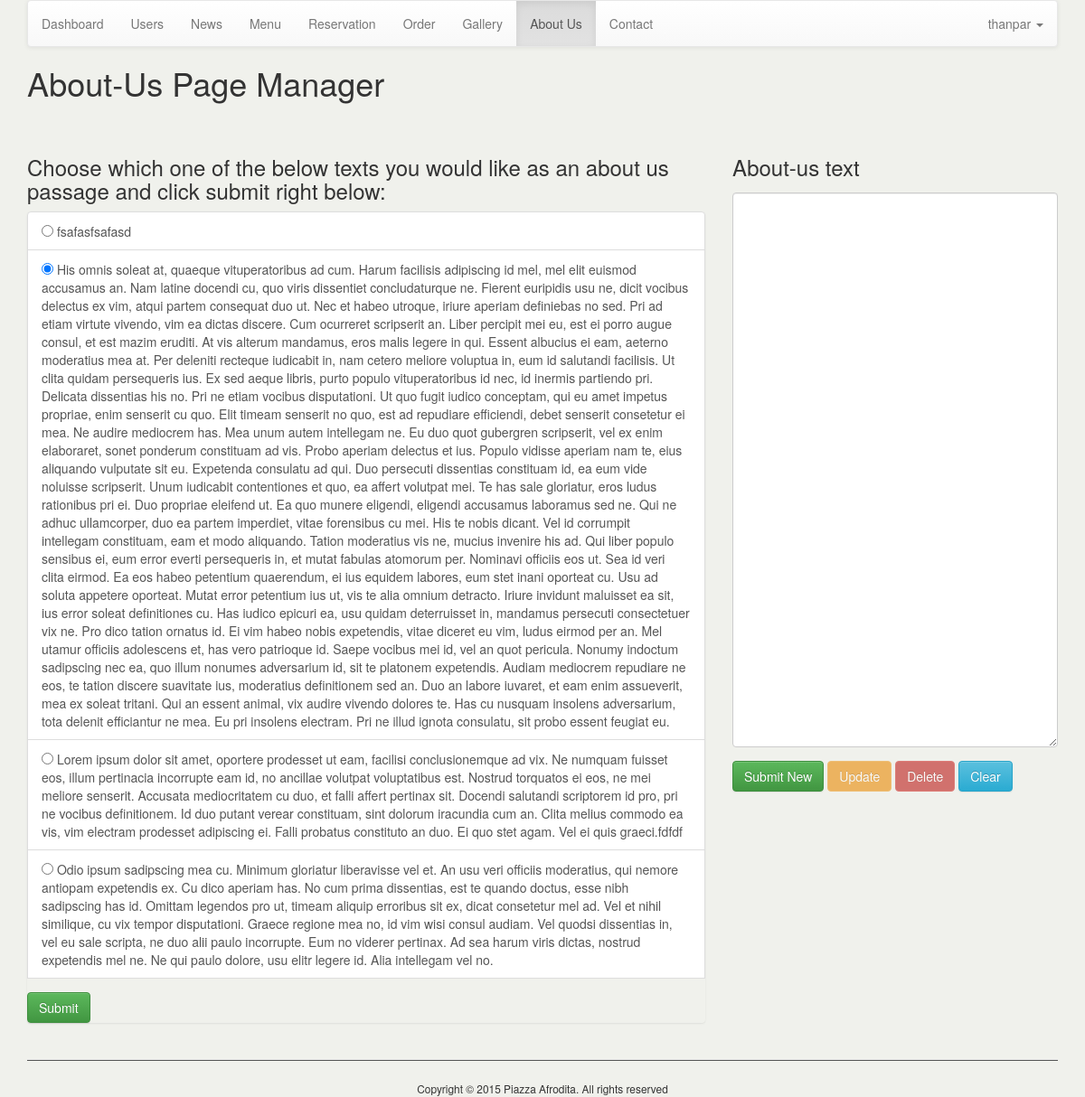
The page /admin/index.php?page=about-us (signed in) on the database its author committed.
### tables this page shows
CREATE TABLE IF NOT EXISTS `aboutus` (
`id` int(11) NOT NULL,
  `text` longtext NOT NULL,
  `checked` tinyint(1) NOT NULL
);

### admin/index.php (called while the page is built)
<?php include('template/header.php'); ?>
<?php include('views/'.$page.'.php'); ?>
<?php include('template/footer.php'); ?>

### admin/functions/data.php (called while the page is built, shortened)
<?php
    function get_about_us_data($dbc){
        $query="SELECT * FROM aboutus ORDER BY id DESC";
        $result=mysqli_query($dbc,$query);
        return $result;
    }
?>

### admin/views/about-us.php (the view, shortened to what this page needs)
<?php
     $result = get_about_us_data($dbc);
?>
<section>
    <h1 id="subpage-title">About-Us Page Manager</h1>
    <div class="row">
        <div class="col-md-8">
            <h3>Choose which one of the below texts you would like as an about us passage and click submit right below:</h3>
            <div class="list-group">
                <form action="?page=about-us" method="post">
                <?php while($row=mysqli_fetch_assoc($result)){?>
                    <a id = "list-group-item-id-<?php echo $row['id']; ?>" href="index.php?page=about-us&id=<?php echo $row['id']; ?>" class="list-group-item <?php if($aboutUsRow['id']==$row['id']) echo 'active' ; ?>">
                        <input type="radio" name="option" id="optionsRadios1" value="<?php echo $row['id']?>" <?php if($row['checked']==1) echo 'checked'; ?>>
                        <?php echo $row['text'];?>
                    </a>
                <?php } ?>
                    <button id="about-us-submit-button"type="submit" class="btn btn-success">Submit</button>
                </form>
            </div>
        </div>
        <div class="col-md-4">
            <form id="about-us-reset-form" action="?page=about-us&id=<?php echo $aboutUsRow['id']?>" method="post">
                <div class="form-group">
                    <label for="aboutus"><h3>About-us text</h3></label>
                    <textarea id="about-us-reset-textarea" name ="aboutus" class="form-control" rows="30"><?php echo $aboutUsRow['text']; ?></textarea>
                </div>
                <button type="submit" name ="action" value="submit" class="btn btn-success">Submit New</button>
                <button type="submit" name ="action" value="update" class="btn btn-warning" <?php if(!isset($_GET['id'])|| $_GET['id']=='' || $_SESSION['userPrivilege']!=1 ) echo 'disabled'; ?>>Update</button>
                <button  id="delete-btn-id-<?php echo $aboutUsRow['id']; ?>" type="button" name ="action" value="delete" class="about-us-delete-button btn btn-danger" <?php if(!isset($_GET['id'])|| $_GET['id']=='' || $_SESSION['userPrivilege']!=1) echo 'disabled'; ?>>Delete</button>
                <a href="?page=about-us" class="btn btn-info" role="button">Clear</a>
            </form>
        </div>
    </div>
</section>

### admin/config/css.php (style rules this page uses)
body { background-color: #F0F1EC; }
.list-group { padding-left: 15px; }
#subpage-title { margin-bottom: 40px; }
.list-group { padding-left:0; }
#about-us-submit-button { margin-top: 16px; }

### rows shown on the page
aboutus: text "fsafasfsafasd"
aboutus: checked "☑", text "His omnis soleat at, quaeque vituperatoribus ad cum. Harum facilisis adipiscing id mel, mel elit euismod accusamus an. Nam latine docendi cu, quo viris dissentiet concludaturque ne. Fierent euripidis usu ne, dicit vocibus delectus ex vim, atqui partem consequat duo ut. Nec et habeo utroque, iriure aperiam definiebas no sed. Pri ad etiam virtute vivendo, vim ea dictas discere. Cum ocurreret scripserit an. Liber percipit mei eu, est ei porro augue consul, et est mazim eruditi. At vis alterum mandamus, eros malis legere in qui. Essent albucius ei eam, aeterno moderatius mea at. Per deleniti recteque iudicabit in, nam cetero meliore voluptua in, eum id salutandi facilisis. Ut clita quidam…"
aboutus: text "Lorem ipsum dolor sit amet, oportere prodesset ut eam, facilisi conclusionemque ad vix. Ne numquam fuisset eos, illum pertinacia incorrupte eam id, no ancillae volutpat voluptatibus est. Nostrud torquatos ei eos, ne mei meliore senserit. Accusata mediocritatem cu duo, et falli affert pertinax sit. Docendi salutandi scriptorem id pro, pri ne vocibus definitionem. Id duo putant verear constituam, sint dolorum iracundia cum an. Clita melius commodo ea vis, vim electram prodesset adipiscing ei. Falli probatus constituto an duo. Ei quo stet agam. Vel ei quis graeci.fdfdf"
aboutus: text "Odio ipsum sadipscing mea cu. Minimum gloriatur liberavisse vel et. An usu veri officiis moderatius, qui nemore antiopam expetendis ex. Cu dico aperiam has. No cum prima dissentias, est te quando doctus, esse nibh sadipscing has id. Omittam legendos pro ut, timeam aliquip erroribus sit ex, dicat consetetur mel ad. Vel et nihil similique, cu vix tempor disputationi. Graece regione mea no, id vim wisi consul audiam. Vel quodsi dissentias in, vel eu sale scripta, ne duo alii paulo incorrupte. Eum no viderer pertinax. Ad sea harum viris dictas, nostrud expetendis mel ne. Ne qui paulo dolore, usu elitr legere id. Alia intellegam vel no."

### other values the page prints
$_SESSION['username'] "thanpar"
